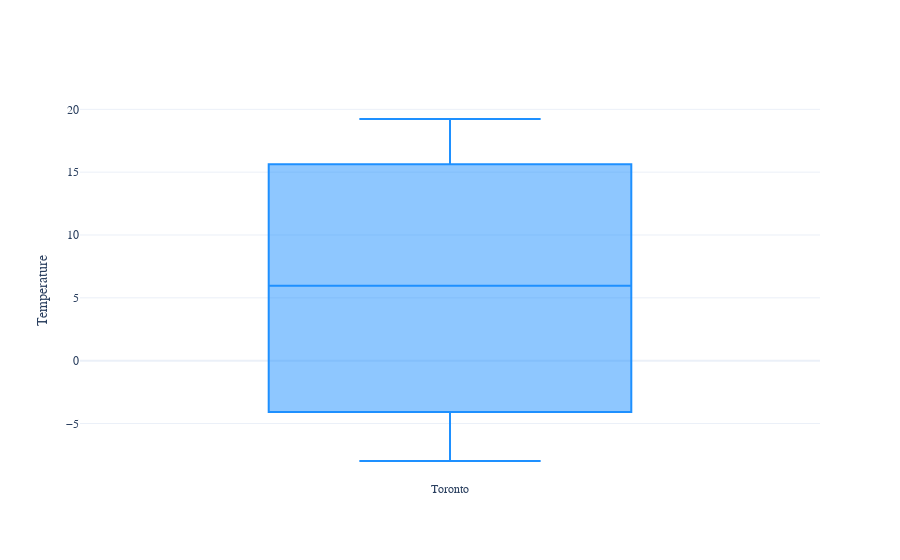

Notebook code cell kept with this figure:
### Code cell
x_vals = monthlytor['AverageTemperature']
fig = go.Figure()

fig.add_trace(go.Box(y=x_vals, name=sample_city, marker_color = 'dodgerblue'))

fig.update_layout(
    yaxis_title="Temperature",
    font=dict(
        family="sora",
        size=12,
    )
)
fig.show()

### Figure 1 — Plotly figure (JSON) as saved in the notebook; plotly's stock layout.template omitted (floating-point values rounded to 4 significant figures)
{"data": [{"marker": {"color": "dodgerblue"}, "name": "Toronto", "type": "box", "y": [4.501, 18.33, -5.177, -7.588, -7.984, 19.23, 17.02, -3.01, 11.33, 1.044, 7.426, 14.23]}], "layout": {"font": {"family": "sora", "size": 12}, "yaxis": {"title": {"text": "Temperature"}}}}
